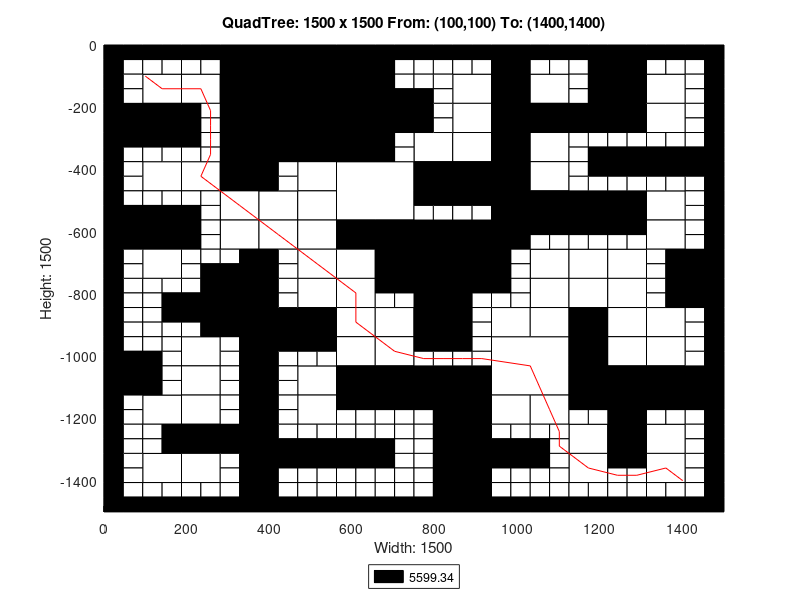

The MATLAB script that drew this image:
axis([0 1500 -1500 0]);
title('QuadTree: 1500 x 1500 From: (100,100) To: (1400,1400)');
xlabel('Width: 1500');
ylabel('Height: 1500');
rectangle('Position',[375 -187.5 187.5 187.5], 'FaceColor',[0 0 0]);
rectangle('Position',[375 -375 187.5 187.5], 'FaceColor',[0 0 0]);
rectangle('Position',[562.5 -562.5 187.5 187.5], 'FaceColor',[1 1 1]);
rectangle('Position',[750 -750 187.5 187.5], 'FaceColor',[0 0 0]);
rectangle('Position',[937.5 -1125 187.5 187.5], 'FaceColor',[1 1 1]);
rectangle('Position',[93.75 -187.5 93.75 93.75], 'FaceColor',[1 1 1]);
rectangle('Position',[281.25 -93.75 93.75 93.75], 'FaceColor',[0 0 0]);
rectangle('Position',[187.5 -187.5 93.75 93.75], 'FaceColor',[1 1 1]);
rectangle('Position',[281.25 -187.5 93.75 93.75], 'FaceColor',[0 0 0]);
rectangle('Position',[0 -281.25 93.75 93.75], 'FaceColor',[0 0 0]);
rectangle('Position',[93.75 -281.25 93.75 93.75], 'FaceColor',[0 0 0]);
rectangle('Position',[281.25 -281.25 93.75 93.75], 'FaceColor',[0 0 0]);
rectangle('Position',[281.25 -375 93.75 93.75], 'FaceColor',[0 0 0]);
rectangle('Position',[562.5 -93.75 93.75 93.75], 'FaceColor',[0 0 0]);
rectangle('Position',[562.5 -187.5 93.75 93.75], 'FaceColor',[0 0 0]);
rectangle('Position',[562.5 -281.25 93.75 93.75], 'FaceColor',[0 0 0]);
rectangle('Position',[656.25 -281.25 93.75 93.75], 'FaceColor',[0 0 0]);
rectangle('Position',[562.5 -375 93.75 93.75], 'FaceColor',[0 0 0]);
rectangle('Position',[93.75 -468.75 93.75 93.75], 'FaceColor',[1 1 1]);
rectangle('Position',[187.5 -468.75 93.75 93.75], 'FaceColor',[1 1 1]);
rectangle('Position',[281.25 -468.75 93.75 93.75], 'FaceColor',[0 0 0]);
rectangle('Position',[281.25 -562.5 93.75 93.75], 'FaceColor',[1 1 1]);
rectangle('Position',[0 -656.25 93.75 93.75], 'FaceColor',[0 0 0]);
rectangle('Position',[93.75 -656.25 93.75 93.75], 'FaceColor',[0 0 0]);
rectangle('Position',[93.75 -750 93.75 93.75], 'FaceColor',[1 1 1]);
rectangle('Position',[281.25 -656.25 93.75 93.75], 'FaceColor',[1 1 1]);
rectangle('Position',[468.75 -468.75 93.75 93.75], 'FaceColor',[1 1 1]);
rectangle('Position',[375 -562.5 93.75 93.75], 'FaceColor',[1 1 1]);
rectangle('Position',[468.75 -562.5 93.75 93.75], 'FaceColor',[1 1 1]);
rectangle('Position',[375 -656.25 93.75 93.75], 'FaceColor',[1 1 1]);
rectangle('Position',[468.75 -656.25 93.75 93.75], 'FaceColor',[1 1 1]);
rectangle('Position',[468.75 -750 93.75 93.75], 'FaceColor',[1 1 1]);
rectangle('Position',[562.5 -656.25 93.75 93.75], 'FaceColor',[0 0 0]);
rectangle('Position',[656.25 -656.25 93.75 93.75], 'FaceColor',[0 0 0]);
rectangle('Position',[562.5 -750 93.75 93.75], 'FaceColor',[1 1 1]);
rectangle('Position',[656.25 -750 93.75 93.75], 'FaceColor',[0 0 0]);
rectangle('Position',[843.75 -187.5 93.75 93.75], 'FaceColor',[1 1 1]);
rectangle('Position',[937.5 -93.75 93.75 93.75], 'FaceColor',[0 0 0]);
rectangle('Position',[937.5 -187.5 93.75 93.75], 'FaceColor',[0 0 0]);
rectangle('Position',[1031.25 -187.5 93.75 93.75], 'FaceColor',[1 1 1]);
rectangle('Position',[843.75 -281.25 93.75 93.75], 'FaceColor',[1 1 1]);
rectangle('Position',[750 -375 93.75 93.75], 'FaceColor',[1 1 1]);
rectangle('Position',[843.75 -375 93.75 93.75], 'FaceColor',[1 1 1]);
rectangle('Position',[937.5 -281.25 93.75 93.75], 'FaceColor',[0 0 0]);
rectangle('Position',[1031.25 -281.25 93.75 93.75], 'FaceColor',[0 0 0]);
rectangle('Position',[937.5 -375 93.75 93.75], 'FaceColor',[0 0 0]);
rectangle('Position',[1031.25 -375 93.75 93.75], 'FaceColor',[1 1 1]);
rectangle('Position',[1218.75 -93.75 93.75 93.75], 'FaceColor',[0 0 0]);
rectangle('Position',[1218.75 -187.5 93.75 93.75], 'FaceColor',[0 0 0]);
rectangle('Position',[1312.5 -187.5 93.75 93.75], 'FaceColor',[1 1 1]);
rectangle('Position',[1125 -281.25 93.75 93.75], 'FaceColor',[0 0 0]);
rectangle('Position',[1218.75 -281.25 93.75 93.75], 'FaceColor',[0 0 0]);
rectangle('Position',[1312.5 -281.25 93.75 93.75], 'FaceColor',[1 1 1]);
rectangle('Position',[750 -468.75 93.75 93.75], 'FaceColor',[0 0 0]);
rectangle('Position',[843.75 -468.75 93.75 93.75], 'FaceColor',[0 0 0]);
rectangle('Position',[937.5 -468.75 93.75 93.75], 'FaceColor',[0 0 0]);
rectangle('Position',[1031.25 -468.75 93.75 93.75], 'FaceColor',[1 1 1]);
rectangle('Position',[937.5 -562.5 93.75 93.75], 'FaceColor',[0 0 0]);
rectangle('Position',[1031.25 -562.5 93.75 93.75], 'FaceColor',[0 0 0]);
rectangle('Position',[937.5 -656.25 93.75 93.75], 'FaceColor',[0 0 0]);
rectangle('Position',[1031.25 -750 93.75 93.75], 'FaceColor',[1 1 1]);
rectangle('Position',[1125 -562.5 93.75 93.75], 'FaceColor',[0 0 0]);
rectangle('Position',[1218.75 -562.5 93.75 93.75], 'FaceColor',[0 0 0]);
rectangle('Position',[1312.5 -562.5 93.75 93.75], 'FaceColor',[1 1 1]);
rectangle('Position',[1125 -750 93.75 93.75], 'FaceColor',[1 1 1]);
rectangle('Position',[1218.75 -750 93.75 93.75], 'FaceColor',[1 1 1]);
rectangle('Position',[1312.5 -656.25 93.75 93.75], 'FaceColor',[1 1 1]);
rectangle('Position',[1406.25 -750 93.75 93.75], 'FaceColor',[0 0 0]);
rectangle('Position',[281.25 -843.75 93.75 93.75], 'FaceColor',[0 0 0]);
rectangle('Position',[281.25 -937.5 93.75 93.75], 'FaceColor',[0 0 0]);
rectangle('Position',[0 -1125 93.75 93.75], 'FaceColor',[0 0 0]);
rectangle('Position',[187.5 -1031.25 93.75 93.75], 'FaceColor',[1 1 1]);
rectangle('Position',[187.5 -1125 93.75 93.75], 'FaceColor',[1 1 1]);
rectangle('Position',[468.75 -843.75 93.75 93.75], 'FaceColor',[1 1 1]);
rectangle('Position',[375 -937.5 93.75 93.75], 'FaceColor',[0 0 0]);
rectangle('Position',[468.75 -937.5 93.75 93.75], 'FaceColor',[0 0 0]);
rectangle('Position',[562.5 -843.75 93.75 93.75], 'FaceColor',[1 1 1]);
rectangle('Position',[562.5 -937.5 93.75 93.75], 'FaceColor',[1 1 1]);
rectangle('Position',[656.25 -937.5 93.75 93.75], 'FaceColor',[1 1 1]);
rectangle('Position',[468.75 -1125 93.75 93.75], 'FaceColor',[1 1 1]);
rectangle('Position',[562.5 -1031.25 93.75 93.75], 'FaceColor',[1 1 1]);
rectangle('Position',[656.25 -1031.25 93.75 93.75], 'FaceColor',[1 1 1]);
rectangle('Position',[562.5 -1125 93.75 93.75], 'FaceColor',[0 0 0]);
rectangle('Position',[656.25 -1125 93.75 93.75], 'FaceColor',[0 0 0]);
rectangle('Position',[93.75 -1218.75 93.75 93.75], 'FaceColor',[1 1 1]);
rectangle('Position',[187.5 -1218.75 93.75 93.75], 'FaceColor',[1 1 1]);
rectangle('Position',[187.5 -1312.5 93.75 93.75], 'FaceColor',[0 0 0]);
rectangle('Position',[281.25 -1312.5 93.75 93.75], 'FaceColor',[0 0 0]);
rectangle('Position',[93.75 -1406.25 93.75 93.75], 'FaceColor',[1 1 1]);
rectangle('Position',[187.5 -1406.25 93.75 93.75], 'FaceColor',[1 1 1]);
rectangle('Position',[468.75 -1218.75 93.75 93.75], 'FaceColor',[1 1 1]);
rectangle('Position',[750 -843.75 93.75 93.75], 'FaceColor',[0 0 0]);
rectangle('Position',[750 -937.5 93.75 93.75], 'FaceColor',[0 0 0]);
rectangle('Position',[1031.25 -843.75 93.75 93.75], 'FaceColor',[1 1 1]);
rectangle('Position',[937.5 -937.5 93.75 93.75], 'FaceColor',[1 1 1]);
rectangle('Position',[1031.25 -937.5 93.75 93.75], 'FaceColor',[1 1 1]);
rectangle('Position',[750 -1125 93.75 93.75], 'FaceColor',[0 0 0]);
rectangle('Position',[843.75 -1125 93.75 93.75], 'FaceColor',[0 0 0]);
rectangle('Position',[1125 -843.75 93.75 93.75], 'FaceColor',[1 1 1]);
rectangle('Position',[1218.75 -843.75 93.75 93.75], 'FaceColor',[1 1 1]);
rectangle('Position',[1125 -937.5 93.75 93.75], 'FaceColor',[0 0 0]);
rectangle('Position',[1218.75 -937.5 93.75 93.75], 'FaceColor',[1 1 1]);
rectangle('Position',[1406.25 -843.75 93.75 93.75], 'FaceColor',[0 0 0]);
rectangle('Position',[1312.5 -937.5 93.75 93.75], 'FaceColor',[1 1 1]);
rectangle('Position',[1125 -1031.25 93.75 93.75], 'FaceColor',[0 0 0]);
rectangle('Position',[1218.75 -1031.25 93.75 93.75], 'FaceColor',[1 1 1]);
rectangle('Position',[1125 -1125 93.75 93.75], 'FaceColor',[0 0 0]);
rectangle('Position',[1218.75 -1125 93.75 93.75], 'FaceColor',[0 0 0]);
rectangle('Position',[1312.5 -1031.25 93.75 93.75], 'FaceColor',[1 1 1]);
rectangle('Position',[1312.5 -1125 93.75 93.75], 'FaceColor',[0 0 0]);
rectangle('Position',[1406.25 -1125 93.75 93.75], 'FaceColor',[0 0 0]);
rectangle('Position',[843.75 -1218.75 93.75 93.75], 'FaceColor',[0 0 0]);
rectangle('Position',[843.75 -1312.5 93.75 93.75], 'FaceColor',[0 0 0]);
rectangle('Position',[937.5 -1218.75 93.75 93.75], 'FaceColor',[1 1 1]);
rectangle('Position',[1031.25 -1218.75 93.75 93.75], 'FaceColor',[1 1 1]);
rectangle('Position',[843.75 -1406.25 93.75 93.75], 'FaceColor',[0 0 0]);
rectangle('Position',[843.75 -1500 93.75 93.75], 'FaceColor',[0 0 0]);
rectangle('Position',[1218.75 -1218.75 93.75 93.75], 'FaceColor',[0 0 0]);
rectangle('Position',[1125 -1312.5 93.75 93.75], 'FaceColor',[1 1 1]);
rectangle('Position',[1218.75 -1312.5 93.75 93.75], 'FaceColor',[0 0 0]);
rectangle('Position',[1312.5 -1312.5 93.75 93.75], 'FaceColor',[1 1 1]);
rectangle('Position',[1125 -1406.25 93.75 93.75], 'FaceColor',[1 1 1]);
rectangle('Position',[1312.5 -1406.25 93.75 93.75], 'FaceColor',[1 1 1]);
rectangle('Position',[0 -46.875 46.875 46.875], 'FaceColor',[0 0 0]);
rectangle('Position',[46.875 -46.875 46.875 46.875], 'FaceColor',[0 0 0]);
rectangle('Position',[0 -93.75 46.875 46.875], 'FaceColor',[0 0 0]);
rectangle('Position',[46.875 -93.75 46.875 46.875], 'FaceColor',[1 1 1]);
rectangle('Position',[93.75 -46.875 46.875 46.875], 'FaceColor',[0 0 0]);
rectangle('Position',[140.625 -46.875 46.875 46.875], 'FaceColor',[0 0 0]);
rectangle('Position',[93.75 -93.75 46.875 46.875], 'FaceColor',[1 1 1]);
rectangle('Position',[140.625 -93.75 46.875 46.875], 'FaceColor',[1 1 1]);
rectangle('Position',[0 -140.625 46.875 46.875], 'FaceColor',[0 0 0]);
rectangle('Position',[46.875 -140.625 46.875 46.875], 'FaceColor',[1 1 1]);
rectangle('Position',[0 -187.5 46.875 46.875], 'FaceColor',[0 0 0]);
rectangle('Position',[46.875 -187.5 46.875 46.875], 'FaceColor',[1 1 1]);
rectangle('Position',[187.5 -46.875 46.875 46.875], 'FaceColor',[0 0 0]);
rectangle('Position',[234.375 -46.875 46.875 46.875], 'FaceColor',[0 0 0]);
rectangle('Position',[187.5 -93.75 46.875 46.875], 'FaceColor',[1 1 1]);
rectangle('Position',[234.375 -93.75 46.875 46.875], 'FaceColor',[1 1 1]);
rectangle('Position',[0 -328.125 46.875 46.875], 'FaceColor',[0 0 0]);
rectangle('Position',[46.875 -328.125 46.875 46.875], 'FaceColor',[0 0 0]);
rectangle('Position',[0 -375 46.875 46.875], 'FaceColor',[0 0 0]);
rectangle('Position',[46.875 -375 46.875 46.875], 'FaceColor',[1 1 1]);
rectangle('Position',[93.75 -328.125 46.875 46.875], 'FaceColor',[0 0 0]);
rectangle('Position',[140.625 -328.125 46.875 46.875], 'FaceColor',[0 0 0]);
rectangle('Position',[93.75 -375 46.875 46.875], 'FaceColor',[1 1 1]);
rectangle('Position',[140.625 -375 46.875 46.875], 'FaceColor',[1 1 1]);
rectangle('Position',[187.5 -234.375 46.875 46.875], 'FaceColor',[0 0 0]);
rectangle('Position',[234.375 -234.375 46.875 46.875], 'FaceColor',[1 1 1]);
rectangle('Position',[187.5 -281.25 46.875 46.875], 'FaceColor',[0 0 0]);
rectangle('Position',[234.375 -281.25 46.875 46.875], 'FaceColor',[1 1 1]);
rectangle('Position',[187.5 -328.125 46.875 46.875], 'FaceColor',[0 0 0]);
rectangle('Position',[234.375 -328.125 46.875 46.875], 'FaceColor',[1 1 1]);
rectangle('Position',[187.5 -375 46.875 46.875], 'FaceColor',[1 1 1]);
rectangle('Position',[234.375 -375 46.875 46.875], 'FaceColor',[1 1 1]);
rectangle('Position',[656.25 -46.875 46.875 46.875], 'FaceColor',[0 0 0]);
rectangle('Position',[703.125 -46.875 46.875 46.875], 'FaceColor',[0 0 0]);
rectangle('Position',[656.25 -93.75 46.875 46.875], 'FaceColor',[0 0 0]);
rectangle('Position',[703.125 -93.75 46.875 46.875], 'FaceColor',[1 1 1]);
rectangle('Position',[656.25 -140.625 46.875 46.875], 'FaceColor',[0 0 0]);
rectangle('Position',[703.125 -140.625 46.875 46.875], 'FaceColor',[1 1 1]);
rectangle('Position',[656.25 -187.5 46.875 46.875], 'FaceColor',[0 0 0]);
rectangle('Position',[703.125 -187.5 46.875 46.875], 'FaceColor',[0 0 0]);
rectangle('Position',[656.25 -328.125 46.875 46.875], 'FaceColor',[0 0 0]);
rectangle('Position',[703.125 -328.125 46.875 46.875], 'FaceColor',[1 1 1]);
rectangle('Position',[656.25 -375 46.875 46.875], 'FaceColor',[0 0 0]);
rectangle('Position',[703.125 -375 46.875 46.875], 'FaceColor',[1 1 1]);
rectangle('Position',[0 -421.875 46.875 46.875], 'FaceColor',[0 0 0]);
rectangle('Position',[46.875 -421.875 46.875 46.875], 'FaceColor',[1 1 1]);
rectangle('Position',[0 -468.75 46.875 46.875], 'FaceColor',[0 0 0]);
rectangle('Position',[46.875 -468.75 46.875 46.875], 'FaceColor',[1 1 1]);
rectangle('Position',[0 -515.625 46.875 46.875], 'FaceColor',[0 0 0]);
rectangle('Position',[46.875 -515.625 46.875 46.875], 'FaceColor',[1 1 1]);
rectangle('Position',[0 -562.5 46.875 46.875], 'FaceColor',[0 0 0]);
rectangle('Position',[46.875 -562.5 46.875 46.875], 'FaceColor',[0 0 0]);
rectangle('Position',[93.75 -515.625 46.875 46.875], 'FaceColor',[1 1 1]);
rectangle('Position',[140.625 -515.625 46.875 46.875], 'FaceColor',[1 1 1]);
rectangle('Position',[93.75 -562.5 46.875 46.875], 'FaceColor',[0 0 0]);
rectangle('Position',[140.625 -562.5 46.875 46.875], 'FaceColor',[0 0 0]);
rectangle('Position',[187.5 -515.625 46.875 46.875], 'FaceColor',[1 1 1]);
rectangle('Position',[234.375 -515.625 46.875 46.875], 'FaceColor',[1 1 1]);
rectangle('Position',[187.5 -562.5 46.875 46.875], 'FaceColor',[0 0 0]);
rectangle('Position',[234.375 -562.5 46.875 46.875], 'FaceColor',[1 1 1]);
rectangle('Position',[0 -703.125 46.875 46.875], 'FaceColor',[0 0 0]);
rectangle('Position',[46.875 -703.125 46.875 46.875], 'FaceColor',[1 1 1]);
rectangle('Position',[0 -750 46.875 46.875], 'FaceColor',[0 0 0]);
rectangle('Position',[46.875 -750 46.875 46.875], 'FaceColor',[1 1 1]);
rectangle('Position',[187.5 -609.375 46.875 46.875], 'FaceColor',[0 0 0]);
rectangle('Position',[234.375 -609.375 46.875 46.875], 'FaceColor',[1 1 1]);
rectangle('Position',[187.5 -656.25 46.875 46.875], 'FaceColor',[0 0 0]);
rectangle('Position',[234.375 -656.25 46.875 46.875], 'FaceColor',[1 1 1]);
rectangle('Position',[187.5 -703.125 46.875 46.875], 'FaceColor',[1 1 1]);
rectangle('Position',[234.375 -703.125 46.875 46.875], 'FaceColor',[1 1 1]);
rectangle('Position',[187.5 -750 46.875 46.875], 'FaceColor',[1 1 1]);
rectangle('Position',[234.375 -750 46.875 46.875], 'FaceColor',[0 0 0]);
rectangle('Position',[281.25 -703.125 46.875 46.875], 'FaceColor',[1 1 1]);
rectangle('Position',[328.125 -703.125 46.875 46.875], 'FaceColor',[0 0 0]);
rectangle('Position',[281.25 -750 46.875 46.875], 'FaceColor',[0 0 0]);
rectangle('Position',[328.125 -750 46.875 46.875], 'FaceColor',[0 0 0]);
rectangle('Position',[375 -421.875 46.875 46.875], 'FaceColor',[0 0 0]);
rectangle('Position',[421.875 -421.875 46.875 46.875], 'FaceColor',[1 1 1]);
rectangle('Position',[375 -468.75 46.875 46.875], 'FaceColor',[0 0 0]);
rectangle('Position',[421.875 -468.75 46.875 46.875], 'FaceColor',[1 1 1]);
rectangle('Position',[375 -703.125 46.875 46.875], 'FaceColor',[0 0 0]);
rectangle('Position',[421.875 -703.125 46.875 46.875], 'FaceColor',[1 1 1]);
rectangle('Position',[375 -750 46.875 46.875], 'FaceColor',[0 0 0]);
rectangle('Position',[421.875 -750 46.875 46.875], 'FaceColor',[1 1 1]);
rectangle('Position',[750 -46.875 46.875 46.875], 'FaceColor',[0 0 0]);
rectangle('Position',[796.875 -46.875 46.875 46.875], 'FaceColor',[0 0 0]);
rectangle('Position',[750 -93.75 46.875 46.875], 'FaceColor',[1 1 1]);
rectangle('Position',[796.875 -93.75 46.875 46.875], 'FaceColor',[1 1 1]);
rectangle('Position',[843.75 -46.875 46.875 46.875], 'FaceColor',[0 0 0]);
rectangle('Position',[890.625 -46.875 46.875 46.875], 'FaceColor',[0 0 0]);
rectangle('Position',[843.75 -93.75 46.875 46.875], 'FaceColor',[1 1 1]);
rectangle('Position',[890.625 -93.75 46.875 46.875], 'FaceColor',[1 1 1]);
rectangle('Position',[750 -140.625 46.875 46.875], 'FaceColor',[1 1 1]);
rectangle('Position',[796.875 -140.625 46.875 46.875], 'FaceColor',[1 1 1]);
rectangle('Position',[750 -187.5 46.875 46.875], 'FaceColor',[0 0 0]);
rectangle('Position',[796.875 -187.5 46.875 46.875], 'FaceColor',[1 1 1]);
rectangle('Position',[1031.25 -46.875 46.875 46.875], 'FaceColor',[0 0 0]);
rectangle('Position',[1078.12 -46.875 46.875 46.875], 'FaceColor',[0 0 0]);
rectangle('Position',[1031.25 -93.75 46.875 46.875], 'FaceColor',[1 1 1]);
rectangle('Position',[1078.12 -93.75 46.875 46.875], 'FaceColor',[1 1 1]);
rectangle('Position',[750 -234.375 46.875 46.875], 'FaceColor',[0 0 0]);
rectangle('Position',[796.875 -234.375 46.875 46.875], 'FaceColor',[1 1 1]);
rectangle('Position',[750 -281.25 46.875 46.875], 'FaceColor',[0 0 0]);
rectangle('Position',[796.875 -281.25 46.875 46.875], 'FaceColor',[1 1 1]);
rectangle('Position',[1125 -46.875 46.875 46.875], 'FaceColor',[0 0 0]);
rectangle('Position',[1171.88 -46.875 46.875 46.875], 'FaceColor',[0 0 0]);
rectangle('Position',[1125 -93.75 46.875 46.875], 'FaceColor',[1 1 1]);
rectangle('Position',[1171.88 -93.75 46.875 46.875], 'FaceColor',[0 0 0]);
rectangle('Position',[1125 -140.625 46.875 46.875], 'FaceColor',[1 1 1]);
rectangle('Position',[1171.88 -140.625 46.875 46.875], 'FaceColor',[0 0 0]);
rectangle('Position',[1125 -187.5 46.875 46.875], 'FaceColor',[1 1 1]);
rectangle('Position',[1171.88 -187.5 46.875 46.875], 'FaceColor',[0 0 0]);
rectangle('Position',[1312.5 -46.875 46.875 46.875], 'FaceColor',[0 0 0]);
rectangle('Position',[1359.38 -46.875 46.875 46.875], 'FaceColor',[0 0 0]);
rectangle('Position',[1312.5 -93.75 46.875 46.875], 'FaceColor',[1 1 1]);
rectangle('Position',[1359.38 -93.75 46.875 46.875], 'FaceColor',[1 1 1]);
rectangle('Position',[1406.25 -46.875 46.875 46.875], 'FaceColor',[0 0 0]);
rectangle('Position',[1453.12 -46.875 46.875 46.875], 'FaceColor',[0 0 0]);
rectangle('Position',[1406.25 -93.75 46.875 46.875], 'FaceColor',[1 1 1]);
rectangle('Position',[1453.12 -93.75 46.875 46.875], 'FaceColor',[0 0 0]);
rectangle('Position',[1406.25 -140.625 46.875 46.875], 'FaceColor',[1 1 1]);
rectangle('Position',[1453.12 -140.625 46.875 46.875], 'FaceColor',[0 0 0]);
rectangle('Position',[1406.25 -187.5 46.875 46.875], 'FaceColor',[1 1 1]);
rectangle('Position',[1453.12 -187.5 46.875 46.875], 'FaceColor',[0 0 0]);
rectangle('Position',[1125 -328.125 46.875 46.875], 'FaceColor',[1 1 1]);
rectangle('Position',[1171.88 -328.125 46.875 46.875], 'FaceColor',[1 1 1]);
rectangle('Position',[1125 -375 46.875 46.875], 'FaceColor',[1 1 1]);
rectangle('Position',[1171.88 -375 46.875 46.875], 'FaceColor',[0 0 0]);
rectangle('Position',[1218.75 -328.125 46.875 46.875], 'FaceColor',[1 1 1]);
rectangle('Position',[1265.62 -328.125 46.875 46.875], 'FaceColor',[1 1 1]);
rectangle('Position',[1218.75 -375 46.875 46.875], 'FaceColor',[0 0 0]);
rectangle('Position',[1265.62 -375 46.875 46.875], 'FaceColor',[0 0 0]);
rectangle('Position',[1406.25 -234.375 46.875 46.875], 'FaceColor',[1 1 1]);
rectangle('Position',[1453.12 -234.375 46.875 46.875], 'FaceColor',[0 0 0]);
rectangle('Position',[1406.25 -281.25 46.875 46.875], 'FaceColor',[1 1 1]);
rectangle('Position',[1453.12 -281.25 46.875 46.875], 'FaceColor',[0 0 0]);
rectangle('Position',[1312.5 -328.125 46.875 46.875], 'FaceColor',[1 1 1]);
rectangle('Position',[1359.38 -328.125 46.875 46.875], 'FaceColor',[1 1 1]);
rectangle('Position',[1312.5 -375 46.875 46.875], 'FaceColor',[0 0 0]);
rectangle('Position',[1359.38 -375 46.875 46.875], 'FaceColor',[0 0 0]);
rectangle('Position',[1406.25 -328.125 46.875 46.875], 'FaceColor',[1 1 1]);
rectangle('Position',[1453.12 -328.125 46.875 46.875], 'FaceColor',[0 0 0]);
rectangle('Position',[1406.25 -375 46.875 46.875], 'FaceColor',[0 0 0]);
rectangle('Position',[1453.12 -375 46.875 46.875], 'FaceColor',[0 0 0]);
rectangle('Position',[750 -515.625 46.875 46.875], 'FaceColor',[0 0 0]);
rectangle('Position',[796.875 -515.625 46.875 46.875], 'FaceColor',[0 0 0]);
rectangle('Position',[750 -562.5 46.875 46.875], 'FaceColor',[1 1 1]);
rectangle('Position',[796.875 -562.5 46.875 46.875], 'FaceColor',[1 1 1]);
rectangle('Position',[843.75 -515.625 46.875 46.875], 'FaceColor',[0 0 0]);
rectangle('Position',[890.625 -515.625 46.875 46.875], 'FaceColor',[0 0 0]);
rectangle('Position',[843.75 -562.5 46.875 46.875], 'FaceColor',[1 1 1]);
rectangle('Position',[890.625 -562.5 46.875 46.875], 'FaceColor',[1 1 1]);
rectangle('Position',[1031.25 -609.375 46.875 46.875], 'FaceColor',[0 0 0]);
rectangle('Position',[1078.12 -609.375 46.875 46.875], 'FaceColor',[0 0 0]);
rectangle('Position',[1031.25 -656.25 46.875 46.875], 'FaceColor',[1 1 1]);
rectangle('Position',[1078.12 -656.25 46.875 46.875], 'FaceColor',[1 1 1]);
rectangle('Position',[937.5 -703.125 46.875 46.875], 'FaceColor',[0 0 0]);
rectangle('Position',[984.375 -703.125 46.875 46.875], 'FaceColor',[1 1 1]);
rectangle('Position',[937.5 -750 46.875 46.875], 'FaceColor',[0 0 0]);
rectangle('Position',[984.375 -750 46.875 46.875], 'FaceColor',[1 1 1]);
rectangle('Position',[1125 -421.875 46.875 46.875], 'FaceColor',[1 1 1]);
rectangle('Position',[1171.88 -421.875 46.875 46.875], 'FaceColor',[0 0 0]);
rectangle('Position',[1125 -468.75 46.875 46.875], 'FaceColor',[1 1 1]);
rectangle('Position',[1171.88 -468.75 46.875 46.875], 'FaceColor',[1 1 1]);
rectangle('Position',[1218.75 -421.875 46.875 46.875], 'FaceColor',[0 0 0]);
rectangle('Position',[1265.62 -421.875 46.875 46.875], 'FaceColor',[0 0 0]);
rectangle('Position',[1218.75 -468.75 46.875 46.875], 'FaceColor',[1 1 1]);
rectangle('Position',[1265.62 -468.75 46.875 46.875], 'FaceColor',[1 1 1]);
rectangle('Position',[1312.5 -421.875 46.875 46.875], 'FaceColor',[0 0 0]);
rectangle('Position',[1359.38 -421.875 46.875 46.875], 'FaceColor',[0 0 0]);
rectangle('Position',[1312.5 -468.75 46.875 46.875], 'FaceColor',[1 1 1]);
rectangle('Position',[1359.38 -468.75 46.875 46.875], 'FaceColor',[1 1 1]);
rectangle('Position',[1406.25 -421.875 46.875 46.875], 'FaceColor',[0 0 0]);
rectangle('Position',[1453.12 -421.875 46.875 46.875], 'FaceColor',[0 0 0]);
rectangle('Position',[1406.25 -468.75 46.875 46.875], 'FaceColor',[1 1 1]);
rectangle('Position',[1453.12 -468.75 46.875 46.875], 'FaceColor',[0 0 0]);
rectangle('Position',[1406.25 -515.625 46.875 46.875], 'FaceColor',[1 1 1]);
rectangle('Position',[1453.12 -515.625 46.875 46.875], 'FaceColor',[0 0 0]);
rectangle('Position',[1406.25 -562.5 46.875 46.875], 'FaceColor',[1 1 1]);
rectangle('Position',[1453.12 -562.5 46.875 46.875], 'FaceColor',[0 0 0]);
rectangle('Position',[1125 -609.375 46.875 46.875], 'FaceColor',[0 0 0]);
rectangle('Position',[1171.88 -609.375 46.875 46.875], 'FaceColor',[0 0 0]);
rectangle('Position',[1125 -656.25 46.875 46.875], 'FaceColor',[1 1 1]);
rectangle('Position',[1171.88 -656.25 46.875 46.875], 'FaceColor',[1 1 1]);
rectangle('Position',[1218.75 -609.375 46.875 46.875], 'FaceColor',[0 0 0]);
rectangle('Position',[1265.62 -609.375 46.875 46.875], 'FaceColor',[0 0 0]);
rectangle('Position',[1218.75 -656.25 46.875 46.875], 'FaceColor',[1 1 1]);
rectangle('Position',[1265.62 -656.25 46.875 46.875], 'FaceColor',[1 1 1]);
rectangle('Position',[1406.25 -609.375 46.875 46.875], 'FaceColor',[1 1 1]);
rectangle('Position',[1453.12 -609.375 46.875 46.875], 'FaceColor',[0 0 0]);
rectangle('Position',[1406.25 -656.25 46.875 46.875], 'FaceColor',[1 1 1]);
rectangle('Position',[1453.12 -656.25 46.875 46.875], 'FaceColor',[0 0 0]);
rectangle('Position',[1312.5 -703.125 46.875 46.875], 'FaceColor',[1 1 1]);
rectangle('Position',[1359.38 -703.125 46.875 46.875], 'FaceColor',[0 0 0]);
rectangle('Position',[1312.5 -750 46.875 46.875], 'FaceColor',[1 1 1]);
rectangle('Position',[1359.38 -750 46.875 46.875], 'FaceColor',[0 0 0]);
rectangle('Position',[0 -796.875 46.875 46.875], 'FaceColor',[0 0 0]);
rectangle('Position',[46.875 -796.875 46.875 46.875], 'FaceColor',[1 1 1]);
rectangle('Position',[0 -843.75 46.875 46.875], 'FaceColor',[0 0 0]);
rectangle('Position',[46.875 -843.75 46.875 46.875], 'FaceColor',[1 1 1]);
rectangle('Position',[93.75 -796.875 46.875 46.875], 'FaceColor',[1 1 1]);
rectangle('Position',[140.625 -796.875 46.875 46.875], 'FaceColor',[1 1 1]);
rectangle('Position',[93.75 -843.75 46.875 46.875], 'FaceColor',[1 1 1]);
rectangle('Position',[140.625 -843.75 46.875 46.875], 'FaceColor',[0 0 0]);
rectangle('Position',[0 -890.625 46.875 46.875], 'FaceColor',[0 0 0]);
rectangle('Position',[46.875 -890.625 46.875 46.875], 'FaceColor',[1 1 1]);
rectangle('Position',[0 -937.5 46.875 46.875], 'FaceColor',[0 0 0]);
rectangle('Position',[46.875 -937.5 46.875 46.875], 'FaceColor',[1 1 1]);
rectangle('Position',[93.75 -890.625 46.875 46.875], 'FaceColor',[1 1 1]);
rectangle('Position',[140.625 -890.625 46.875 46.875], 'FaceColor',[0 0 0]);
rectangle('Position',[93.75 -937.5 46.875 46.875], 'FaceColor',[1 1 1]);
rectangle('Position',[140.625 -937.5 46.875 46.875], 'FaceColor',[1 1 1]);
rectangle('Position',[187.5 -796.875 46.875 46.875], 'FaceColor',[1 1 1]);
rectangle('Position',[234.375 -796.875 46.875 46.875], 'FaceColor',[0 0 0]);
rectangle('Position',[187.5 -843.75 46.875 46.875], 'FaceColor',[0 0 0]);
rectangle('Position',[234.375 -843.75 46.875 46.875], 'FaceColor',[0 0 0]);
rectangle('Position',[187.5 -890.625 46.875 46.875], 'FaceColor',[0 0 0]);
rectangle('Position',[234.375 -890.625 46.875 46.875], 'FaceColor',[0 0 0]);
rectangle('Position',[187.5 -937.5 46.875 46.875], 'FaceColor',[1 1 1]);
rectangle('Position',[234.375 -937.5 46.875 46.875], 'FaceColor',[0 0 0]);
rectangle('Position',[0 -984.375 46.875 46.875], 'FaceColor',[0 0 0]);
rectangle('Position',[46.875 -984.375 46.875 46.875], 'FaceColor',[1 1 1]);
rectangle('Position',[0 -1031.25 46.875 46.875], 'FaceColor',[0 0 0]);
rectangle('Position',[46.875 -1031.25 46.875 46.875], 'FaceColor',[0 0 0]);
rectangle('Position',[93.75 -984.375 46.875 46.875], 'FaceColor',[1 1 1]);
rectangle('Position',[140.625 -984.375 46.875 46.875], 'FaceColor',[1 1 1]);
rectangle('Position',[93.75 -1031.25 46.875 46.875], 'FaceColor',[0 0 0]);
rectangle('Position',[140.625 -1031.25 46.875 46.875], 'FaceColor',[1 1 1]);
rectangle('Position',[93.75 -1078.12 46.875 46.875], 'FaceColor',[0 0 0]);
rectangle('Position',[140.625 -1078.12 46.875 46.875], 'FaceColor',[1 1 1]);
rectangle('Position',[93.75 -1125 46.875 46.875], 'FaceColor',[0 0 0]);
rectangle('Position',[140.625 -1125 46.875 46.875], 'FaceColor',[1 1 1]);
rectangle('Position',[281.25 -984.375 46.875 46.875], 'FaceColor',[1 1 1]);
rectangle('Position',[328.125 -984.375 46.875 46.875], 'FaceColor',[0 0 0]);
rectangle('Position',[281.25 -1031.25 46.875 46.875], 'FaceColor',[1 1 1]);
rectangle('Position',[328.125 -1031.25 46.875 46.875], 'FaceColor',[0 0 0]);
rectangle('Position',[281.25 -1078.12 46.875 46.875], 'FaceColor',[1 1 1]);
rectangle('Position',[328.125 -1078.12 46.875 46.875], 'FaceColor',[0 0 0]);
rectangle('Position',[281.25 -1125 46.875 46.875], 'FaceColor',[1 1 1]);
rectangle('Position',[328.125 -1125 46.875 46.875], 'FaceColor',[0 0 0]);
rectangle('Position',[375 -796.875 46.875 46.875], 'FaceColor',[0 0 0]);
rectangle('Position',[421.875 -796.875 46.875 46.875], 'FaceColor',[1 1 1]);
rectangle('Position',[375 -843.75 46.875 46.875], 'FaceColor',[0 0 0]);
rectangle('Position',[421.875 -843.75 46.875 46.875], 'FaceColor',[1 1 1]);
rectangle('Position',[656.25 -796.875 46.875 46.875], 'FaceColor',[0 0 0]);
rectangle('Position',[703.125 -796.875 46.875 46.875], 'FaceColor',[0 0 0]);
rectangle('Position',[656.25 -843.75 46.875 46.875], 'FaceColor',[1 1 1]);
rectangle('Position',[703.125 -843.75 46.875 46.875], 'FaceColor',[1 1 1]);
rectangle('Position',[375 -984.375 46.875 46.875], 'FaceColor',[0 0 0]);
rectangle('Position',[421.875 -984.375 46.875 46.875], 'FaceColor',[0 0 0]);
rectangle('Position',[375 -1031.25 46.875 46.875], 'FaceColor',[0 0 0]);
rectangle('Position',[421.875 -1031.25 46.875 46.875], 'FaceColor',[1 1 1]);
rectangle('Position',[468.75 -984.375 46.875 46.875], 'FaceColor',[0 0 0]);
rectangle('Position',[515.625 -984.375 46.875 46.875], 'FaceColor',[0 0 0]);
rectangle('Position',[468.75 -1031.25 46.875 46.875], 'FaceColor',[1 1 1]);
rectangle('Position',[515.625 -1031.25 46.875 46.875], 'FaceColor',[1 1 1]);
rectangle('Position',[375 -1078.12 46.875 46.875], 'FaceColor',[0 0 0]);
rectangle('Position',[421.875 -1078.12 46.875 46.875], 'FaceColor',[1 1 1]);
rectangle('Position',[375 -1125 46.875 46.875], 'FaceColor',[0 0 0]);
rectangle('Position',[421.875 -1125 46.875 46.875], 'FaceColor',[1 1 1]);
rectangle('Position',[0 -1171.88 46.875 46.875], 'FaceColor',[0 0 0]);
rectangle('Position',[46.875 -1171.88 46.875 46.875], 'FaceColor',[1 1 1]);
rectangle('Position',[0 -1218.75 46.875 46.875], 'FaceColor',[0 0 0]);
rectangle('Position',[46.875 -1218.75 46.875 46.875], 'FaceColor',[1 1 1]);
rectangle('Position',[0 -1265.62 46.875 46.875], 'FaceColor',[0 0 0]);
rectangle('Position',[46.875 -1265.62 46.875 46.875], 'FaceColor',[1 1 1]);
rectangle('Position',[0 -1312.5 46.875 46.875], 'FaceColor',[0 0 0]);
rectangle('Position',[46.875 -1312.5 46.875 46.875], 'FaceColor',[1 1 1]);
rectangle('Position',[93.75 -1265.62 46.875 46.875], 'FaceColor',[1 1 1]);
rectangle('Position',[140.625 -1265.62 46.875 46.875], 'FaceColor',[0 0 0]);
rectangle('Position',[93.75 -1312.5 46.875 46.875], 'FaceColor',[1 1 1]);
rectangle('Position',[140.625 -1312.5 46.875 46.875], 'FaceColor',[0 0 0]);
rectangle('Position',[281.25 -1171.88 46.875 46.875], 'FaceColor',[1 1 1]);
rectangle('Position',[328.125 -1171.88 46.875 46.875], 'FaceColor',[0 0 0]);
rectangle('Position',[281.25 -1218.75 46.875 46.875], 'FaceColor',[1 1 1]);
rectangle('Position',[328.125 -1218.75 46.875 46.875], 'FaceColor',[0 0 0]);
rectangle('Position',[0 -1359.38 46.875 46.875], 'FaceColor',[0 0 0]);
rectangle('Position',[46.875 -1359.38 46.875 46.875], 'FaceColor',[1 1 1]);
rectangle('Position',[0 -1406.25 46.875 46.875], 'FaceColor',[0 0 0]);
rectangle('Position',[46.875 -1406.25 46.875 46.875], 'FaceColor',[1 1 1]);
rectangle('Position',[0 -1453.12 46.875 46.875], 'FaceColor',[0 0 0]);
rectangle('Position',[46.875 -1453.12 46.875 46.875], 'FaceColor',[1 1 1]);
rectangle('Position',[0 -1500 46.875 46.875], 'FaceColor',[0 0 0]);
rectangle('Position',[46.875 -1500 46.875 46.875], 'FaceColor',[0 0 0]);
rectangle('Position',[93.75 -1453.12 46.875 46.875], 'FaceColor',[1 1 1]);
rectangle('Position',[140.625 -1453.12 46.875 46.875], 'FaceColor',[1 1 1]);
rectangle('Position',[93.75 -1500 46.875 46.875], 'FaceColor',[0 0 0]);
rectangle('Position',[140.625 -1500 46.875 46.875], 'FaceColor',[0 0 0]);
rectangle('Position',[281.25 -1359.38 46.875 46.875], 'FaceColor',[1 1 1]);
rectangle('Position',[328.125 -1359.38 46.875 46.875], 'FaceColor',[0 0 0]);
rectangle('Position',[281.25 -1406.25 46.875 46.875], 'FaceColor',[1 1 1]);
rectangle('Position',[328.125 -1406.25 46.875 46.875], 'FaceColor',[0 0 0]);
rectangle('Position',[187.5 -1453.12 46.875 46.875], 'FaceColor',[1 1 1]);
rectangle('Position',[234.375 -1453.12 46.875 46.875], 'FaceColor',[1 1 1]);
rectangle('Position',[187.5 -1500 46.875 46.875], 'FaceColor',[0 0 0]);
rectangle('Position',[234.375 -1500 46.875 46.875], 'FaceColor',[0 0 0]);
rectangle('Position',[281.25 -1453.12 46.875 46.875], 'FaceColor',[1 1 1]);
rectangle('Position',[328.125 -1453.12 46.875 46.875], 'FaceColor',[0 0 0]);
rectangle('Position',[281.25 -1500 46.875 46.875], 'FaceColor',[0 0 0]);
rectangle('Position',[328.125 -1500 46.875 46.875], 'FaceColor',[0 0 0]);
rectangle('Position',[375 -1171.88 46.875 46.875], 'FaceColor',[0 0 0]);
rectangle('Position',[421.875 -1171.88 46.875 46.875], 'FaceColor',[1 1 1]);
rectangle('Position',[375 -1218.75 46.875 46.875], 'FaceColor',[0 0 0]);
rectangle('Position',[421.875 -1218.75 46.875 46.875], 'FaceColor',[1 1 1]);
rectangle('Position',[375 -1265.62 46.875 46.875], 'FaceColor',[0 0 0]);
rectangle('Position',[421.875 -1265.62 46.875 46.875], 'FaceColor',[1 1 1]);
rectangle('Position',[375 -1312.5 46.875 46.875], 'FaceColor',[0 0 0]);
rectangle('Position',[421.875 -1312.5 46.875 46.875], 'FaceColor',[0 0 0]);
rectangle('Position',[468.75 -1265.62 46.875 46.875], 'FaceColor',[1 1 1]);
rectangle('Position',[515.625 -1265.62 46.875 46.875], 'FaceColor',[1 1 1]);
rectangle('Position',[468.75 -1312.5 46.875 46.875], 'FaceColor',[0 0 0]);
rectangle('Position',[515.625 -1312.5 46.875 46.875], 'FaceColor',[0 0 0]);
rectangle('Position',[562.5 -1171.88 46.875 46.875], 'FaceColor',[0 0 0]);
rectangle('Position',[609.375 -1171.88 46.875 46.875], 'FaceColor',[0 0 0]);
rectangle('Position',[562.5 -1218.75 46.875 46.875], 'FaceColor',[1 1 1]);
rectangle('Position',[609.375 -1218.75 46.875 46.875], 'FaceColor',[1 1 1]);
rectangle('Position',[656.25 -1171.88 46.875 46.875], 'FaceColor',[0 0 0]);
rectangle('Position',[703.125 -1171.88 46.875 46.875], 'FaceColor',[0 0 0]);
rectangle('Position',[656.25 -1218.75 46.875 46.875], 'FaceColor',[1 1 1]);
rectangle('Position',[703.125 -1218.75 46.875 46.875], 'FaceColor',[1 1 1]);
rectangle('Position',[562.5 -1265.62 46.875 46.875], 'FaceColor',[1 1 1]);
rectangle('Position',[609.375 -1265.62 46.875 46.875], 'FaceColor',[1 1 1]);
rectangle('Position',[562.5 -1312.5 46.875 46.875], 'FaceColor',[0 0 0]);
rectangle('Position',[609.375 -1312.5 46.875 46.875], 'FaceColor',[0 0 0]);
rectangle('Position',[656.25 -1265.62 46.875 46.875], 'FaceColor',[1 1 1]);
rectangle('Position',[703.125 -1265.62 46.875 46.875], 'FaceColor',[1 1 1]);
rectangle('Position',[656.25 -1312.5 46.875 46.875], 'FaceColor',[0 0 0]);
rectangle('Position',[703.125 -1312.5 46.875 46.875], 'FaceColor',[1 1 1]);
rectangle('Position',[375 -1359.38 46.875 46.875], 'FaceColor',[0 0 0]);
rectangle('Position',[421.875 -1359.38 46.875 46.875], 'FaceColor',[0 0 0]);
rectangle('Position',[375 -1406.25 46.875 46.875], 'FaceColor',[0 0 0]);
rectangle('Position',[421.875 -1406.25 46.875 46.875], 'FaceColor',[1 1 1]);
rectangle('Position',[468.75 -1359.38 46.875 46.875], 'FaceColor',[0 0 0]);
rectangle('Position',[515.625 -1359.38 46.875 46.875], 'FaceColor',[0 0 0]);
rectangle('Position',[468.75 -1406.25 46.875 46.875], 'FaceColor',[1 1 1]);
rectangle('Position',[515.625 -1406.25 46.875 46.875], 'FaceColor',[1 1 1]);
rectangle('Position',[375 -1453.12 46.875 46.875], 'FaceColor',[0 0 0]);
rectangle('Position',[421.875 -1453.12 46.875 46.875], 'FaceColor',[1 1 1]);
rectangle('Position',[375 -1500 46.875 46.875], 'FaceColor',[0 0 0]);
rectangle('Position',[421.875 -1500 46.875 46.875], 'FaceColor',[0 0 0]);
rectangle('Position',[468.75 -1453.12 46.875 46.875], 'FaceColor',[1 1 1]);
rectangle('Position',[515.625 -1453.12 46.875 46.875], 'FaceColor',[1 1 1]);
rectangle('Position',[468.75 -1500 46.875 46.875], 'FaceColor',[0 0 0]);
rectangle('Position',[515.625 -1500 46.875 46.875], 'FaceColor',[0 0 0]);
rectangle('Position',[562.5 -1359.38 46.875 46.875], 'FaceColor',[0 0 0]);
rectangle('Position',[609.375 -1359.38 46.875 46.875], 'FaceColor',[0 0 0]);
rectangle('Position',[562.5 -1406.25 46.875 46.875], 'FaceColor',[1 1 1]);
rectangle('Position',[609.375 -1406.25 46.875 46.875], 'FaceColor',[1 1 1]);
rectangle('Position',[656.25 -1359.38 46.875 46.875], 'FaceColor',[0 0 0]);
rectangle('Position',[703.125 -1359.38 46.875 46.875], 'FaceColor',[1 1 1]);
rectangle('Position',[656.25 -1406.25 46.875 46.875], 'FaceColor',[1 1 1]);
rectangle('Position',[703.125 -1406.25 46.875 46.875], 'FaceColor',[1 1 1]);
rectangle('Position',[562.5 -1453.12 46.875 46.875], 'FaceColor',[1 1 1]);
rectangle('Position',[609.375 -1453.12 46.875 46.875], 'FaceColor',[1 1 1]);
rectangle('Position',[562.5 -1500 46.875 46.875], 'FaceColor',[0 0 0]);
rectangle('Position',[609.375 -1500 46.875 46.875], 'FaceColor',[0 0 0]);
rectangle('Position',[656.25 -1453.12 46.875 46.875], 'FaceColor',[1 1 1]);
rectangle('Position',[703.125 -1453.12 46.875 46.875], 'FaceColor',[1 1 1]);
rectangle('Position',[656.25 -1500 46.875 46.875], 'FaceColor',[0 0 0]);
rectangle('Position',[703.125 -1500 46.875 46.875], 'FaceColor',[0 0 0]);
rectangle('Position',[843.75 -796.875 46.875 46.875], 'FaceColor',[0 0 0]);
rectangle('Position',[890.625 -796.875 46.875 46.875], 'FaceColor',[0 0 0]);
rectangle('Position',[843.75 -843.75 46.875 46.875], 'FaceColor',[0 0 0]);
rectangle('Position',[890.625 -843.75 46.875 46.875], 'FaceColor',[1 1 1]);
rectangle('Position',[843.75 -890.625 46.875 46.875], 'FaceColor',[0 0 0]);
rectangle('Position',[890.625 -890.625 46.875 46.875], 'FaceColor',[1 1 1]);
rectangle('Position',[843.75 -937.5 46.875 46.875], 'FaceColor',[0 0 0]);
rectangle('Position',[890.625 -937.5 46.875 46.875], 'FaceColor',[1 1 1]);
rectangle('Position',[937.5 -796.875 46.875 46.875], 'FaceColor',[0 0 0]);
rectangle('Position',[984.375 -796.875 46.875 46.875], 'FaceColor',[1 1 1]);
rectangle('Position',[937.5 -843.75 46.875 46.875], 'FaceColor',[1 1 1]);
rectangle('Position',[984.375 -843.75 46.875 46.875], 'FaceColor',[1 1 1]);
rectangle('Position',[750 -984.375 46.875 46.875], 'FaceColor',[0 0 0]);
rectangle('Position',[796.875 -984.375 46.875 46.875], 'FaceColor',[0 0 0]);
rectangle('Position',[750 -1031.25 46.875 46.875], 'FaceColor',[1 1 1]);
rectangle('Position',[796.875 -1031.25 46.875 46.875], 'FaceColor',[1 1 1]);
rectangle('Position',[843.75 -984.375 46.875 46.875], 'FaceColor',[0 0 0]);
rectangle('Position',[890.625 -984.375 46.875 46.875], 'FaceColor',[1 1 1]);
rectangle('Position',[843.75 -1031.25 46.875 46.875], 'FaceColor',[1 1 1]);
rectangle('Position',[890.625 -1031.25 46.875 46.875], 'FaceColor',[1 1 1]);
rectangle('Position',[1312.5 -796.875 46.875 46.875], 'FaceColor',[1 1 1]);
rectangle('Position',[1359.38 -796.875 46.875 46.875], 'FaceColor',[0 0 0]);
rectangle('Position',[1312.5 -843.75 46.875 46.875], 'FaceColor',[1 1 1]);
rectangle('Position',[1359.38 -843.75 46.875 46.875], 'FaceColor',[0 0 0]);
rectangle('Position',[1406.25 -890.625 46.875 46.875], 'FaceColor',[1 1 1]);
rectangle('Position',[1453.12 -890.625 46.875 46.875], 'FaceColor',[0 0 0]);
rectangle('Position',[1406.25 -937.5 46.875 46.875], 'FaceColor',[1 1 1]);
rectangle('Position',[1453.12 -937.5 46.875 46.875], 'FaceColor',[0 0 0]);
rectangle('Position',[1406.25 -984.375 46.875 46.875], 'FaceColor',[1 1 1]);
rectangle('Position',[1453.12 -984.375 46.875 46.875], 'FaceColor',[0 0 0]);
rectangle('Position',[1406.25 -1031.25 46.875 46.875], 'FaceColor',[1 1 1]);
rectangle('Position',[1453.12 -1031.25 46.875 46.875], 'FaceColor',[0 0 0]);
rectangle('Position',[750 -1171.88 46.875 46.875], 'FaceColor',[0 0 0]);
rectangle('Position',[796.875 -1171.88 46.875 46.875], 'FaceColor',[0 0 0]);
rectangle('Position',[750 -1218.75 46.875 46.875], 'FaceColor',[1 1 1]);
rectangle('Position',[796.875 -1218.75 46.875 46.875], 'FaceColor',[0 0 0]);
rectangle('Position',[750 -1265.62 46.875 46.875], 'FaceColor',[1 1 1]);
rectangle('Position',[796.875 -1265.62 46.875 46.875], 'FaceColor',[0 0 0]);
rectangle('Position',[750 -1312.5 46.875 46.875], 'FaceColor',[1 1 1]);
rectangle('Position',[796.875 -1312.5 46.875 46.875], 'FaceColor',[0 0 0]);
rectangle('Position',[937.5 -1265.62 46.875 46.875], 'FaceColor',[1 1 1]);
rectangle('Position',[984.375 -1265.62 46.875 46.875], 'FaceColor',[1 1 1]);
rectangle('Position',[937.5 -1312.5 46.875 46.875], 'FaceColor',[0 0 0]);
rectangle('Position',[984.375 -1312.5 46.875 46.875], 'FaceColor',[0 0 0]);
rectangle('Position',[1031.25 -1265.62 46.875 46.875], 'FaceColor',[1 1 1]);
rectangle('Position',[1078.12 -1265.62 46.875 46.875], 'FaceColor',[1 1 1]);
rectangle('Position',[1031.25 -1312.5 46.875 46.875], 'FaceColor',[0 0 0]);
rectangle('Position',[1078.12 -1312.5 46.875 46.875], 'FaceColor',[1 1 1]);
rectangle('Position',[750 -1359.38 46.875 46.875], 'FaceColor',[1 1 1]);
rectangle('Position',[796.875 -1359.38 46.875 46.875], 'FaceColor',[0 0 0]);
rectangle('Position',[750 -1406.25 46.875 46.875], 'FaceColor',[1 1 1]);
rectangle('Position',[796.875 -1406.25 46.875 46.875], 'FaceColor',[0 0 0]);
rectangle('Position',[750 -1453.12 46.875 46.875], 'FaceColor',[1 1 1]);
rectangle('Position',[796.875 -1453.12 46.875 46.875], 'FaceColor',[0 0 0]);
rectangle('Position',[750 -1500 46.875 46.875], 'FaceColor',[0 0 0]);
rectangle('Position',[796.875 -1500 46.875 46.875], 'FaceColor',[0 0 0]);
rectangle('Position',[937.5 -1359.38 46.875 46.875], 'FaceColor',[0 0 0]);
rectangle('Position',[984.375 -1359.38 46.875 46.875], 'FaceColor',[0 0 0]);
rectangle('Position',[937.5 -1406.25 46.875 46.875], 'FaceColor',[1 1 1]);
rectangle('Position',[984.375 -1406.25 46.875 46.875], 'FaceColor',[1 1 1]);
rectangle('Position',[1031.25 -1359.38 46.875 46.875], 'FaceColor',[0 0 0]);
rectangle('Position',[1078.12 -1359.38 46.875 46.875], 'FaceColor',[1 1 1]);
rectangle('Position',[1031.25 -1406.25 46.875 46.875], 'FaceColor',[1 1 1]);
rectangle('Position',[1078.12 -1406.25 46.875 46.875], 'FaceColor',[1 1 1]);
rectangle('Position',[937.5 -1453.12 46.875 46.875], 'FaceColor',[1 1 1]);
rectangle('Position',[984.375 -1453.12 46.875 46.875], 'FaceColor',[1 1 1]);
rectangle('Position',[937.5 -1500 46.875 46.875], 'FaceColor',[0 0 0]);
rectangle('Position',[984.375 -1500 46.875 46.875], 'FaceColor',[0 0 0]);
rectangle('Position',[1031.25 -1453.12 46.875 46.875], 'FaceColor',[1 1 1]);
rectangle('Position',[1078.12 -1453.12 46.875 46.875], 'FaceColor',[1 1 1]);
rectangle('Position',[1031.25 -1500 46.875 46.875], 'FaceColor',[0 0 0]);
rectangle('Position',[1078.12 -1500 46.875 46.875], 'FaceColor',[0 0 0]);
rectangle('Position',[1125 -1171.88 46.875 46.875], 'FaceColor',[0 0 0]);
rectangle('Position',[1171.88 -1171.88 46.875 46.875], 'FaceColor',[0 0 0]);
rectangle('Position',[1125 -1218.75 46.875 46.875], 'FaceColor',[1 1 1]);
rectangle('Position',[1171.88 -1218.75 46.875 46.875], 'FaceColor',[1 1 1]);
rectangle('Position',[1312.5 -1171.88 46.875 46.875], 'FaceColor',[0 0 0]);
rectangle('Position',[1359.38 -1171.88 46.875 46.875], 'FaceColor',[0 0 0]);
rectangle('Position',[1312.5 -1218.75 46.875 46.875], 'FaceColor',[1 1 1]);
rectangle('Position',[1359.38 -1218.75 46.875 46.875], 'FaceColor',[1 1 1]);
rectangle('Position',[1406.25 -1171.88 46.875 46.875], 'FaceColor',[0 0 0]);
rectangle('Position',[1453.12 -1171.88 46.875 46.875], 'FaceColor',[0 0 0]);
rectangle('Position',[1406.25 -1218.75 46.875 46.875], 'FaceColor',[1 1 1]);
rectangle('Position',[1453.12 -1218.75 46.875 46.875], 'FaceColor',[0 0 0]);
rectangle('Position',[1406.25 -1265.62 46.875 46.875], 'FaceColor',[1 1 1]);
rectangle('Position',[1453.12 -1265.62 46.875 46.875], 'FaceColor',[0 0 0]);
rectangle('Position',[1406.25 -1312.5 46.875 46.875], 'FaceColor',[1 1 1]);
rectangle('Position',[1453.12 -1312.5 46.875 46.875], 'FaceColor',[0 0 0]);
rectangle('Position',[1218.75 -1359.38 46.875 46.875], 'FaceColor',[0 0 0]);
rectangle('Position',[1265.62 -1359.38 46.875 46.875], 'FaceColor',[0 0 0]);
rectangle('Position',[1218.75 -1406.25 46.875 46.875], 'FaceColor',[1 1 1]);
rectangle('Position',[1265.62 -1406.25 46.875 46.875], 'FaceColor',[1 1 1]);
rectangle('Position',[1125 -1453.12 46.875 46.875], 'FaceColor',[1 1 1]);
rectangle('Position',[1171.88 -1453.12 46.875 46.875], 'FaceColor',[1 1 1]);
rectangle('Position',[1125 -1500 46.875 46.875], 'FaceColor',[0 0 0]);
rectangle('Position',[1171.88 -1500 46.875 46.875], 'FaceColor',[0 0 0]);
rectangle('Position',[1218.75 -1453.12 46.875 46.875], 'FaceColor',[1 1 1]);
rectangle('Position',[1265.62 -1453.12 46.875 46.875], 'FaceColor',[1 1 1]);
rectangle('Position',[1218.75 -1500 46.875 46.875], 'FaceColor',[0 0 0]);
rectangle('Position',[1265.62 -1500 46.875 46.875], 'FaceColor',[0 0 0]);
rectangle('Position',[1406.25 -1359.38 46.875 46.875], 'FaceColor',[1 1 1]);
rectangle('Position',[1453.12 -1359.38 46.875 46.875], 'FaceColor',[0 0 0]);
rectangle('Position',[1406.25 -1406.25 46.875 46.875], 'FaceColor',[1 1 1]);
rectangle('Position',[1453.12 -1406.25 46.875 46.875], 'FaceColor',[0 0 0]);
rectangle('Position',[1312.5 -1453.12 46.875 46.875], 'FaceColor',[1 1 1]);
rectangle('Position',[1359.38 -1453.12 46.875 46.875], 'FaceColor',[1 1 1]);
rectangle('Position',[1312.5 -1500 46.875 46.875], 'FaceColor',[0 0 0]);
rectangle('Position',[1359.38 -1500 46.875 46.875], 'FaceColor',[0 0 0]);
rectangle('Position',[1406.25 -1453.12 46.875 46.875], 'FaceColor',[1 1 1]);
rectangle('Position',[1453.12 -1453.12 46.875 46.875], 'FaceColor',[0 0 0]);
rectangle('Position',[1406.25 -1500 46.875 46.875], 'FaceColor',[0 0 0]);
rectangle('Position',[1453.12 -1500 46.875 46.875], 'FaceColor',[0 0 0]);
X=[1400,1359.38,1289.06,1242.19,1171.88,1101.56,1101.56,1078.12,1031.25,914.062,867.188,820.312,773.438,703.125,609.375,609.375,515.625,421.875,328.125,234.375,257.812,257.812,257.812,257.812,234.375,140.625,100];
Y=[-1400,-1359.38,-1382.81,-1382.81,-1359.38,-1289.06,-1242.19,-1171.88,-1031.25,-1007.81,-1007.81,-1007.81,-1007.81,-984.375,-890.625,-796.875,-703.125,-609.375,-515.625,-421.875,-351.562,-304.688,-257.812,-210.938,-140.625,-140.625,-100];
hold on;
plot(X,Y,'r');
legend('5599.34','Location','southoutside');
